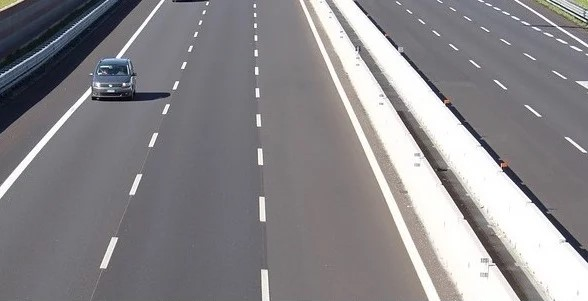
#> input picture CVL/Lab5/hough_img.jpg, 588 x 301 px, given in place of the camera
$ python l5q4.py
#> lines starting #> are read from the running program, lines starting #| are printed output that depends on the picture; after the words box and inside, x2 and y2 are one past the last pixel; in counts of white or black regions, pixels touching at a corner belong together
import cv2
import numpy as np


def color_based_segmentation_tracking():
    cap = cv2.VideoCapture(0)

    # Define color range for tracking (e.g., red color)
    # lower_color = np.array([0, 100, 100])
    # upper_color = np.array([10, 255, 255])
    # Define color range for blue color
    # HSV ranges for blue color (lower and upper bounds)
    # lower_color = np.array([100, 150, 0])  # Lower bound for blue color
    # upper_color = np.array([140, 255, 255])  # Upper bound for blue color
    lower_color = np.array([20, 100, 100])  # Lower bound for yellow color
    upper_color = np.array([30, 255, 255])  # Upper bound for yellow color

    while True:
        ret, frame = cap.read()
#> frame is the input picture: shape (301, 588, 3); mean B, G, R 138.1, 135, 137.2
        if not ret:
            break

        # Convert to HSV
        hsv = cv2.cvtColor(frame, cv2.COLOR_BGR2HSV)
#> hsv: shape (301, 588, 3); mean H, S, V 104.2, 17.8, 140.8

        # Create mask
        mask = cv2.inRange(hsv, lower_color, upper_color)
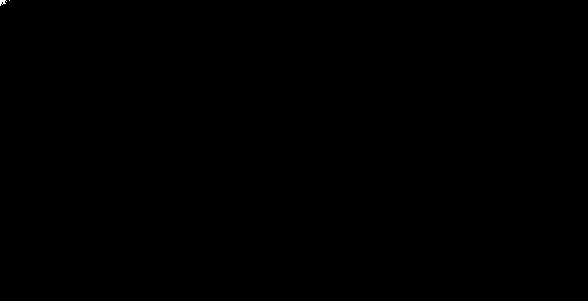
#> mask: shape (301, 588); 0.01% white; 2 white regions (1 under 20 px), largest, box (x1, y1, x2, y2) and area: (0, 0, 7, 6) 24
        result = cv2.bitwise_and(frame, frame, mask=mask)

        # Find contours
        contours, _ = cv2.findContours(mask, cv2.RETR_TREE, cv2.CHAIN_APPROX_SIMPLE)
#> contours = 3 contours, all with area under 20
        for contour in contours:
            if cv2.contourArea(contour) > 500:  # Filter small contours
                x, y, w, h = cv2.boundingRect(contour)
                cv2.rectangle(frame, (x, y), (x + w, y + h), (0, 255, 0), 2)
#> this loop made 3 passes
#> contour on pass 1: [[9, 0]]

        # Show results
        cv2.imshow('Original', frame)
        cv2.imshow('Segmented', result)

        if cv2.waitKey(1) & 0xFF == ord('q'):
#> (key q is pressed here)
            break

    cap.release()
    cv2.destroyAllWindows()


# Run color-based segmentation and tracking
color_based_segmentation_tracking()
